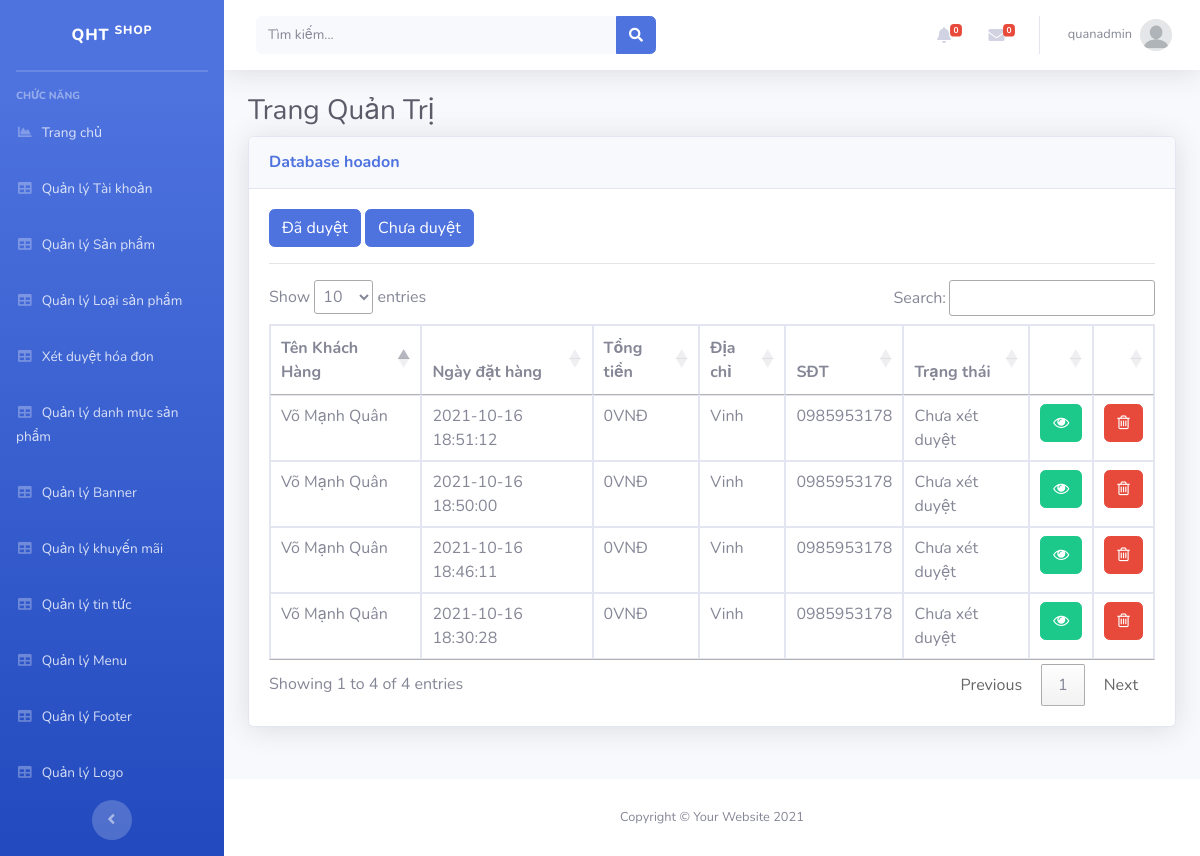
The page /Admin/index.php?mod=hoadon (signed in) on the database its author committed.
### tables this page shows
CREATE TABLE `hoadon` (
  `MaHD` int(11) NOT NULL,
  `MaND` int(11) NOT NULL,
  `NgayLap` datetime NOT NULL,
  `NguoiNhan` varchar(50) NOT NULL,
  `SDT` varchar(20) NOT NULL,
  `Email` varchar(255) NOT NULL,
  `DiaChi` varchar(100) NOT NULL,
  `GhiChu` varchar(255) NOT NULL,
  `PhuongThucTT` varchar(20) NOT NULL,
  `TongTien` float NOT NULL,
  `TrangThai` varchar(70) NOT NULL
);

### Admin/MVC/controllers/HoadonController.php (called while the page is built, shortened)
<?php
class HoaDonController
{
    var $hoadon_model;
    public function __construct()
    {
        $this->hoadon_model = new Hoadon();
    }
    function list()
    {
        if (isset($_GET['id'])) {
            $id = $_GET['id'];
            if ($id > 1) {
                $id = 0;
            }
            $data = $this->hoadon_model->trangthai($id);
        } else {
            $data = $this->hoadon_model->All();
        }
        require_once("MVC/Views/Admin/index.php");
    }
}

### Admin/MVC/Models/connection.php (called while the page is built, shortened)
<?php
    class Connection{
        function __construct()
        {
            $severname ="localhost";
            $username ="root";
            $password ="";
            $db_name ="wiroshop";
            $this->conn = new mysqli($severname,$username,$password,$db_name);
        }
    }
?>

### Admin/MVC/Models/model.php (called while the page is built, shortened)
<?php
require_once("connection.php");
class Model
{
    var $table;
    var $contens;
    function __construct()
    {
        $conn_obj = new Connection();
        $this->conn = $conn_obj->conn;
    }
    function All()
    {
        $query = "select * from $this->table ORDER BY $this->contens DESC ";
        require("result.php");
        return $data;
    }
}

### Admin/MVC/Models/result.php (called while the page is built)
<?php
$result = $this->conn->query($query);
$data = array();
while ($row = $result->fetch_assoc()) {
    $data[] = $row;
}
?>

### Admin/MVC/Views/hoadon/list.php (the view, shortened to what this page needs)
<a href="?mod=hoadon&id=1" type="button" class="btn btn-primary">Đã duyệt</a>
<a href="?mod=hoadon&id=0" type="button" class="btn btn-primary">Chưa duyệt</a>
<hr>
<table class="table table-bordered" id="dataTable" width="100%" cellspacing="0">
  <thead>
    <tr>
      <th scope="col">Tên Khách Hàng</th>
      <th scope="col">Ngày đặt hàng</th>
      <th scope="col">Tổng tiền</th>
      <th scope="col">Địa chỉ</th>
      <th scope="col">SĐT</th>
      <th scope="col">Trạng thái</th>
      <th></th>
      <th></th>
    </tr>
  </thead>
  <tbody>
    <?php foreach ($data as $row) { ?>
      <tr>
        <td><?= $row['NguoiNhan'] ?></td>
        <td><?= $row['NgayLap'] ?></td>
        <td><?= number_format($row['TongTien']) ?>VNĐ</td>
        <td><?= $row['DiaChi'] ?></td>
        <td><?= $row['SDT'] ?></td>
        <td><?php if($row['TrangThai']==0){
            echo 'Chưa xét duyệt';
        }else{
            echo 'Đã xét duyệt';
        }
        ?></td>
        <td>
          <a href="?mod=hoadon&act=chitiet&id=<?= $row['MaHD'] ?>" class="btn btn-success" ><i class="fa fa-eye" aria-hidden="true"></i></a>
        </td>
        <td>
           <a href="?mod=hoadon&act=delete&id=<?= $row['MaHD'] ?>" onclick="return confirm('Bạn có thật sự muốn xóa ?');" type="button" class="btn btn-danger"><i class="fa fa-trash-o" aria-hidden="true"></i></a>
        </td>
      </tr>
    <?php } ?>
</table>

### rows shown on the page
hoadon: NguoiNhan "Võ Mạnh Quân", NgayLap "2021-10-16 18:51:12", TongTien "0", DiaChi "Vinh", SDT "0985953178", TrangThai "Chưa xét duyệt"
hoadon: NguoiNhan "Võ Mạnh Quân", NgayLap "2021-10-16 18:50:00", TongTien "0", DiaChi "Vinh", SDT "0985953178", TrangThai "Chưa xét duyệt"
hoadon: NguoiNhan "Võ Mạnh Quân", NgayLap "2021-10-16 18:46:11", TongTien "0", DiaChi "Vinh", SDT "0985953178", TrangThai "Chưa xét duyệt"
hoadon: NguoiNhan "Võ Mạnh Quân", NgayLap "2021-10-16 18:30:28", TongTien "0", DiaChi "Vinh", SDT "0985953178", TrangThai "Chưa xét duyệt"

### other values the page prints
$_SESSION['login']['TaiKhoan'] "quanadmin"
$mod "hoadon"
